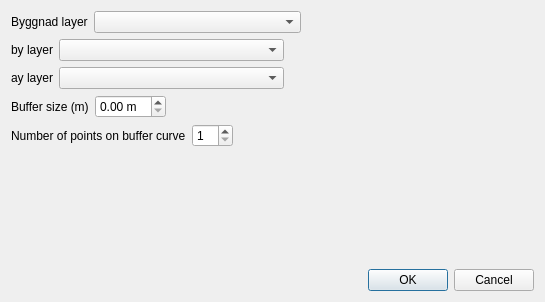
<?xml version="1.0" encoding="UTF-8"?>
<ui version="4.0">
 <class>BIPbygg2FastDialogBase</class>
 <widget class="QDialog" name="BIPbygg2FastDialogBase">
  <property name="geometry">
   <rect>
    <x>0</x>
    <y>0</y>
    <width>545</width>
    <height>302</height>
   </rect>
  </property>
  <property name="windowTitle">
   <string>BIP byggnad to ay</string>
  </property>
  <layout class="QGridLayout" name="gridLayout">
   <item row="0" column="0">
    <layout class="QHBoxLayout" name="horizontalLayout">
     <item>
      <widget class="QLabel" name="byggnadLabel">
       <property name="text">
        <string>Byggnad layer</string>
       </property>
      </widget>
     </item>
     <item>
      <widget class="QgsMapLayerComboBox" name="byggnadMapLayerComboBox">
       <property name="sizePolicy">
        <sizepolicy hsizetype="Expanding" vsizetype="Fixed">
         <horstretch>0</horstretch>
         <verstretch>0</verstretch>
        </sizepolicy>
       </property>
      </widget>
     </item>
     <item>
      <spacer name="horizontalSpacer">
       <property name="orientation">
        <enum>Qt::Horizontal</enum>
       </property>
       <property name="sizeHint" stdset="0">
        <size>
         <width>40</width>
         <height>20</height>
        </size>
       </property>
      </spacer>
     </item>
    </layout>
   </item>
   <item row="1" column="0">
    <layout class="QHBoxLayout" name="horizontalLayout_2">
     <item>
      <widget class="QLabel" name="byLabel">
       <property name="text">
        <string>by layer</string>
       </property>
      </widget>
     </item>
     <item>
      <widget class="QgsMapLayerComboBox" name="byMapLayerComboBox">
       <property name="sizePolicy">
        <sizepolicy hsizetype="Expanding" vsizetype="Fixed">
         <horstretch>0</horstretch>
         <verstretch>0</verstretch>
        </sizepolicy>
       </property>
      </widget>
     </item>
     <item>
      <spacer name="horizontalSpacer_2">
       <property name="orientation">
        <enum>Qt::Horizontal</enum>
       </property>
       <property name="sizeHint" stdset="0">
        <size>
         <width>40</width>
         <height>20</height>
        </size>
       </property>
      </spacer>
     </item>
    </layout>
   </item>
   <item row="2" column="0">
    <layout class="QHBoxLayout" name="horizontalLayout_3">
     <item>
      <widget class="QLabel" name="ayLabel">
       <property name="text">
        <string>ay layer</string>
       </property>
      </widget>
     </item>
     <item>
      <widget class="QgsMapLayerComboBox" name="ayMapLayerComboBox">
       <property name="sizePolicy">
        <sizepolicy hsizetype="Expanding" vsizetype="Fixed">
         <horstretch>0</horstretch>
         <verstretch>0</verstretch>
        </sizepolicy>
       </property>
      </widget>
     </item>
     <item>
      <spacer name="horizontalSpacer_3">
       <property name="orientation">
        <enum>Qt::Horizontal</enum>
       </property>
       <property name="sizeHint" stdset="0">
        <size>
         <width>40</width>
         <height>20</height>
        </size>
       </property>
      </spacer>
     </item>
    </layout>
   </item>
   <item row="3" column="0" colspan="2">
    <layout class="QHBoxLayout" name="horizontalLayout_4">
     <item>
      <widget class="QLabel" name="bufferSizeLabel">
       <property name="text">
        <string>Buffer size (m)</string>
       </property>
      </widget>
     </item>
     <item>
      <widget class="QDoubleSpinBox" name="bufferSizeSpinBox">
       <property name="suffix">
        <string> m</string>
       </property>
      </widget>
     </item>
     <item>
      <spacer name="horizontalSpacer_5">
       <property name="orientation">
        <enum>Qt::Horizontal</enum>
       </property>
       <property name="sizeHint" stdset="0">
        <size>
         <width>40</width>
         <height>20</height>
        </size>
       </property>
      </spacer>
     </item>
    </layout>
   </item>
   <item row="4" column="0" colspan="2">
    <layout class="QHBoxLayout" name="horizontalLayout_5">
     <item>
      <widget class="QLabel" name="bufferPointsLabel">
       <property name="text">
        <string>Number of points on buffer curve</string>
       </property>
      </widget>
     </item>
     <item>
      <widget class="QgsSpinBox" name="bufferPointsQgsSpinBox">
       <property name="minimum">
        <number>1</number>
       </property>
      </widget>
     </item>
     <item>
      <spacer name="horizontalSpacer_6">
       <property name="orientation">
        <enum>Qt::Horizontal</enum>
       </property>
       <property name="sizeHint" stdset="0">
        <size>
         <width>40</width>
         <height>20</height>
        </size>
       </property>
      </spacer>
     </item>
    </layout>
   </item>
   <item row="5" column="1">
    <spacer name="verticalSpacer">
     <property name="orientation">
      <enum>Qt::Vertical</enum>
     </property>
     <property name="sizeHint" stdset="0">
      <size>
       <width>20</width>
       <height>69</height>
      </size>
     </property>
    </spacer>
   </item>
   <item row="6" column="0" colspan="2">
    <layout class="QHBoxLayout" name="horizontalLayout_6">
     <item>
      <spacer name="horizontalSpacer_4">
       <property name="orientation">
        <enum>Qt::Horizontal</enum>
       </property>
       <property name="sizeHint" stdset="0">
        <size>
         <width>40</width>
         <height>20</height>
        </size>
       </property>
      </spacer>
     </item>
     <item>
      <widget class="QDialogButtonBox" name="OKbb">
       <property name="orientation">
        <enum>Qt::Horizontal</enum>
       </property>
       <property name="standardButtons">
        <set>QDialogButtonBox::Cancel|QDialogButtonBox::Ok</set>
       </property>
      </widget>
     </item>
    </layout>
   </item>
  </layout>
 </widget>
 <customwidgets>
  <customwidget>
   <class>QgsMapLayerComboBox</class>
   <extends>QComboBox</extends>
   <header>qgsmaplayercombobox.h</header>
  </customwidget>
  <customwidget>
   <class>QgsSpinBox</class>
   <extends>QSpinBox</extends>
   <header>qgsspinbox.h</header>
  </customwidget>
 </customwidgets>
 <resources/>
 <connections>
  <connection>
   <sender>OKbb</sender>
   <signal>accepted()</signal>
   <receiver>BIPbygg2FastDialogBase</receiver>
   <slot>accept()</slot>
   <hints>
    <hint type="sourcelabel">
     <x>20</x>
     <y>20</y>
    </hint>
    <hint type="destinationlabel">
     <x>20</x>
     <y>20</y>
    </hint>
   </hints>
  </connection>
  <connection>
   <sender>OKbb</sender>
   <signal>rejected()</signal>
   <receiver>BIPbygg2FastDialogBase</receiver>
   <slot>reject()</slot>
   <hints>
    <hint type="sourcelabel">
     <x>20</x>
     <y>20</y>
    </hint>
    <hint type="destinationlabel">
     <x>20</x>
     <y>20</y>
    </hint>
   </hints>
  </connection>
 </connections>
</ui>
